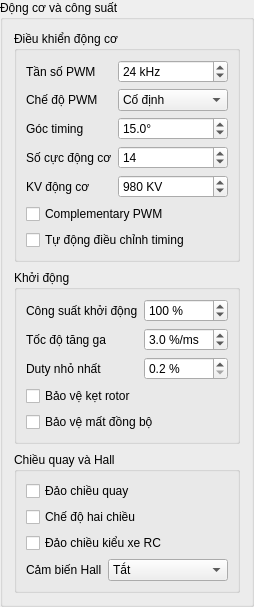
             <widget class="QGroupBox" name="motorGroup">
              <property name="title">
               <string>Động cơ và công suất</string>
              </property>
              <layout class="QVBoxLayout" name="motorGroupLayout">
               <property name="spacing">
                <number>8</number>
               </property>
               <item>
                <widget class="QGroupBox" name="motorElectricalGroup">
                 <property name="title">
                  <string>Điều khiển động cơ</string>
                 </property>
                 <layout class="QFormLayout" name="motorForm">
                  <property name="fieldGrowthPolicy">
                   <enum>QFormLayout::AllNonFixedFieldsGrow</enum>
                  </property>
                  <item row="0" column="0">
                   <widget class="QLabel" name="pwmLabel">
                    <property name="text">
                     <string>Tần số PWM</string>
                    </property>
                    <property name="buddy">
                     <cstring>pwmSpin</cstring>
                    </property>
                   </widget>
                  </item>
                  <item row="0" column="1">
                   <widget class="QSpinBox" name="pwmSpin">
                    <property name="suffix">
                     <string> kHz</string>
                    </property>
                    <property name="minimum">
                     <number>8</number>
                    </property>
                    <property name="maximum">
                     <number>144</number>
                    </property>
                    <property name="value">
                     <number>24</number>
                    </property>
                   </widget>
                  </item>
                  <item row="1" column="0">
                   <widget class="QLabel" name="pwmModeLabel">
                    <property name="text">
                     <string>Chế độ PWM</string>
                    </property>
                   </widget>
                  </item>
                  <item row="1" column="1">
                   <widget class="QComboBox" name="pwmModeCombo">
                    <item>
                     <property name="text">
                      <string>Cố định</string>
                     </property>
                    </item>
                    <item>
                     <property name="text">
                      <string>Biến thiên</string>
                     </property>
                    </item>
                    <item>
                     <property name="text">
                      <string>Tự động</string>
                     </property>
                    </item>
                   </widget>
                  </item>
                  <item row="2" column="0">
                   <widget class="QLabel" name="timingLabel">
                    <property name="text">
                     <string>Góc timing</string>
                    </property>
                   </widget>
                  </item>
                  <item row="2" column="1">
                   <widget class="QDoubleSpinBox" name="timingSpin">
                    <property name="suffix">
                     <string>°</string>
                    </property>
                    <property name="decimals">
                     <number>1</number>
                    </property>
                    <property name="maximum">
                     <double>30.000000000000000</double>
                    </property>
                    <property name="singleStep">
                     <double>0.900000000000000</double>
                    </property>
                    <property name="value">
                     <double>15.000000000000000</double>
                    </property>
                   </widget>
                  </item>
                  <item row="3" column="0">
                   <widget class="QLabel" name="polesLabel">
                    <property name="text">
                     <string>Số cực động cơ</string>
                    </property>
                    <property name="buddy">
                     <cstring>polesSpin</cstring>
                    </property>
                   </widget>
                  </item>
                  <item row="3" column="1">
                   <widget class="QSpinBox" name="polesSpin">
                    <property name="minimum">
                     <number>2</number>
                    </property>
                    <property name="maximum">
                     <number>32</number>
                    </property>
                    <property name="singleStep">
                     <number>2</number>
                    </property>
                    <property name="value">
                     <number>14</number>
                    </property>
                   </widget>
                  </item>
                  <item row="4" column="0">
                   <widget class="QLabel" name="motorKvLabel">
                    <property name="text">
                     <string>KV động cơ</string>
                    </property>
                   </widget>
                  </item>
                  <item row="4" column="1">
                   <widget class="QSpinBox" name="motorKvSpin">
                    <property name="suffix">
                     <string> KV</string>
                    </property>
                    <property name="minimum">
                     <number>20</number>
                    </property>
                    <property name="maximum">
                     <number>10220</number>
                    </property>
                    <property name="singleStep">
                     <number>40</number>
                    </property>
                    <property name="value">
                     <number>980</number>
                    </property>
                   </widget>
                  </item>
                  <item row="5" column="0" colspan="2">
                   <widget class="QCheckBox" name="compPwmCheck">
                    <property name="text">
                     <string>Complementary PWM</string>
                    </property>
                   </widget>
                  </item>
                  <item row="6" column="0" colspan="2">
                   <widget class="QCheckBox" name="autoTimingCheck">
                    <property name="text">
                     <string>Tự động điều chỉnh timing</string>
                    </property>
                   </widget>
                  </item>
                 </layout>
                </widget>
               </item>
               <item>
                <widget class="QGroupBox" name="startupGroup">
                 <property name="title">
                  <string>Khởi động</string>
                 </property>
                 <layout class="QFormLayout" name="startupForm">
                  <property name="fieldGrowthPolicy">
                   <enum>QFormLayout::AllNonFixedFieldsGrow</enum>
                  </property>
                  <item row="0" column="0">
                   <widget class="QLabel" name="startupLabel">
                    <property name="text">
                     <string>Công suất khởi động</string>
                    </property>
                    <property name="buddy">
                     <cstring>startupSpin</cstring>
                    </property>
                   </widget>
                  </item>
                  <item row="0" column="1">
                   <widget class="QSpinBox" name="startupSpin">
                    <property name="suffix">
                     <string> %</string>
                    </property>
                    <property name="minimum">
                     <number>50</number>
                    </property>
                    <property name="maximum">
                     <number>150</number>
                    </property>
                    <property name="value">
                     <number>100</number>
                    </property>
                   </widget>
                  </item>
                  <item row="1" column="0">
                   <widget class="QLabel" name="rampLabel">
                    <property name="text">
                     <string>Tốc độ tăng ga</string>
                    </property>
                   </widget>
                  </item>
                  <item row="1" column="1">
                   <widget class="QDoubleSpinBox" name="rampSpin">
                    <property name="suffix">
                     <string> %/ms</string>
                    </property>
                    <property name="decimals">
                     <number>1</number>
                    </property>
                    <property name="minimum">
                     <double>0.100000000000000</double>
                    </property>
                    <property name="maximum">
                     <double>25.500000000000000</double>
                    </property>
                    <property name="singleStep">
                     <double>0.100000000000000</double>
                    </property>
                    <property name="value">
                     <double>3.000000000000000</double>
                    </property>
                   </widget>
                  </item>
                  <item row="2" column="0">
                   <widget class="QLabel" name="minimumDutyLabel">
                    <property name="text">
                     <string>Duty nhỏ nhất</string>
                    </property>
                   </widget>
                  </item>
                  <item row="2" column="1">
                   <widget class="QDoubleSpinBox" name="minimumDutySpin">
                    <property name="suffix">
                     <string> %</string>
                    </property>
                    <property name="decimals">
                     <number>1</number>
                    </property>
                    <property name="minimum">
                     <double>0.200000000000000</double>
                    </property>
                    <property name="maximum">
                     <double>51.000000000000000</double>
                    </property>
                    <property name="singleStep">
                     <double>0.200000000000000</double>
                    </property>
                   </widget>
                  </item>
                  <item row="3" column="0" colspan="2">
                   <widget class="QCheckBox" name="stuckRotorCheck">
                    <property name="text">
                     <string>Bảo vệ kẹt rotor</string>
                    </property>
                   </widget>
                  </item>
                  <item row="4" column="0" colspan="2">
                   <widget class="QCheckBox" name="stallProtectionCheck">
                    <property name="text">
                     <string>Bảo vệ mất đồng bộ</string>
                    </property>
                   </widget>
                  </item>
                 </layout>
                </widget>
               </item>
               <item>
                <widget class="QGroupBox" name="directionGroup">
                 <property name="title">
                  <string>Chiều quay và Hall</string>
                 </property>
                 <layout class="QFormLayout" name="directionForm">
                  <property name="fieldGrowthPolicy">
                   <enum>QFormLayout::AllNonFixedFieldsGrow</enum>
                  </property>
                  <item row="0" column="0" colspan="2">
                   <widget class="QCheckBox" name="reverseCheck">
                    <property name="text">
                     <string>Đảo chiều quay</string>
                    </property>
                   </widget>
                  </item>
                  <item row="1" column="0" colspan="2">
                   <widget class="QCheckBox" name="bidirectionalCheck">
                    <property name="text">
                     <string>Chế độ hai chiều</string>
                    </property>
                   </widget>
                  </item>
                  <item row="2" column="0" colspan="2">
                   <widget class="QCheckBox" name="rcCarReverseCheck">
                    <property name="text">
                     <string>Đảo chiều kiểu xe RC</string>
                    </property>
                   </widget>
                  </item>
                  <item row="3" column="0">
                   <widget class="QLabel" name="hallModeLabel">
                    <property name="text">
                     <string>Cảm biến Hall</string>
                    </property>
                   </widget>
                  </item>
                  <item row="3" column="1">
                   <widget class="QComboBox" name="hallModeCombo">
                    <item>
                     <property name="text">
                      <string>Tắt</string>
                     </property>
                    </item>
                    <item>
                     <property name="text">
                      <string>Bật Hall</string>
                     </property>
                    </item>
                    <item>
                     <property name="text">
                      <string>Hiệu chuẩn Hall</string>
                     </property>
                    </item>
                   </widget>
                  </item>
                 </layout>
                </widget>
               </item>
              </layout>
             </widget>
